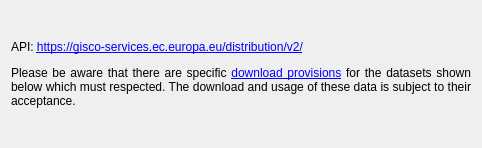
<?xml version="1.0" encoding="UTF-8"?>
<ui version="4.0">
 <class>GISCODatasetInformation</class>
 <widget class="QFrame" name="GISCODatasetInformation">
  <property name="geometry">
   <rect>
    <x>0</x>
    <y>0</y>
    <width>482</width>
    <height>148</height>
   </rect>
  </property>
  <property name="windowTitle">
   <string>GISCO dataset information</string>
  </property>
  <layout class="QGridLayout" name="gridLayout">
   <item row="0" column="0">
    <widget class="QLabel" name="label">
     <property name="text">
      <string>&lt;html&gt;&lt;head/&gt;&lt;body&gt;&lt;p align=&quot;justify&quot;&gt;API: &lt;a href=&quot;https://gisco-services.ec.europa.eu/distribution/v2/&quot;&gt;&lt;span style=&quot; text-decoration: underline; color:#0000ff;&quot;&gt;https://gisco-services.ec.europa.eu/distribution/v2/&lt;/span&gt;&lt;/a&gt;&lt;/p&gt;&lt;p align=&quot;justify&quot;&gt;&lt;span style=&quot; font-family:'Verdana','Arial','Helvetica','sans-serif'; color:#000000;&quot;&gt;Please be aware that there are specific &lt;/span&gt;&lt;a href=&quot;http://ec.europa.eu/eurostat/web/gisco/geodata/reference-data/administrative-units-statistical-units&quot;&gt;&lt;span style=&quot; text-decoration: underline; color:#0000ff;&quot;&gt;download provisions&lt;/span&gt;&lt;/a&gt;&lt;span style=&quot; font-family:'Verdana','Arial','Helvetica','sans-serif'; color:#000000;&quot;&gt; for the datasets shown below which must respected. The download and usage of these data is subject to their acceptance.&lt;/span&gt;&lt;/p&gt;&lt;/body&gt;&lt;/html&gt;</string>
     </property>
     <property name="textFormat">
      <enum>Qt::RichText</enum>
     </property>
     <property name="scaledContents">
      <bool>true</bool>
     </property>
     <property name="wordWrap">
      <bool>true</bool>
     </property>
     <property name="openExternalLinks">
      <bool>true</bool>
     </property>
    </widget>
   </item>
  </layout>
 </widget>
 <resources/>
 <connections/>
</ui>
